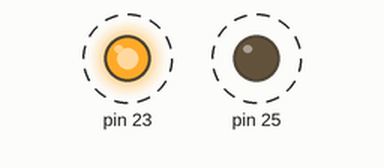
This sketch was run on a simulated Arduino Mega 2560, built with avr-gcc and run on an emulated ATmega2560. Shown: output pins drawn as LEDs (lit = HIGH). Dashed ring = blinking.

Above: at 0.2 s.
Timing chart, 0 to 3.0 s (numbered marks = the images above):
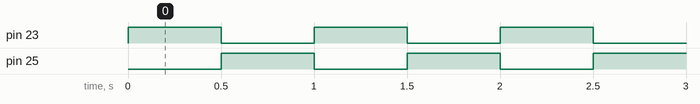

The sketch:

GccApplication1.hex.ino
```cpp
#define F_CPU 16000000UL // Тактовая частота 16 МГц
#include <avr/io.h>
#include <util/delay.h>

int main(void) {
	// Настраиваем PA1 и PA3 как выходы
	DDRA |= (1 << PA1) | (1 << PA3);

	while (1) {
		// Включаем PA1, выключаем PA3
		PORTA |= (1 << PA1);
		PORTA &= ~(1 << PA3);
		_delay_ms(500);

		// Включаем PA3, выключаем PA1
		PORTA |= (1 << PA3);
		PORTA &= ~(1 << PA1);
		_delay_ms(500);
	}
}
```

Measured:
- by itself, pin 23, pin 25: alternates HIGH for 0.50 s and LOW for 0.50 s
